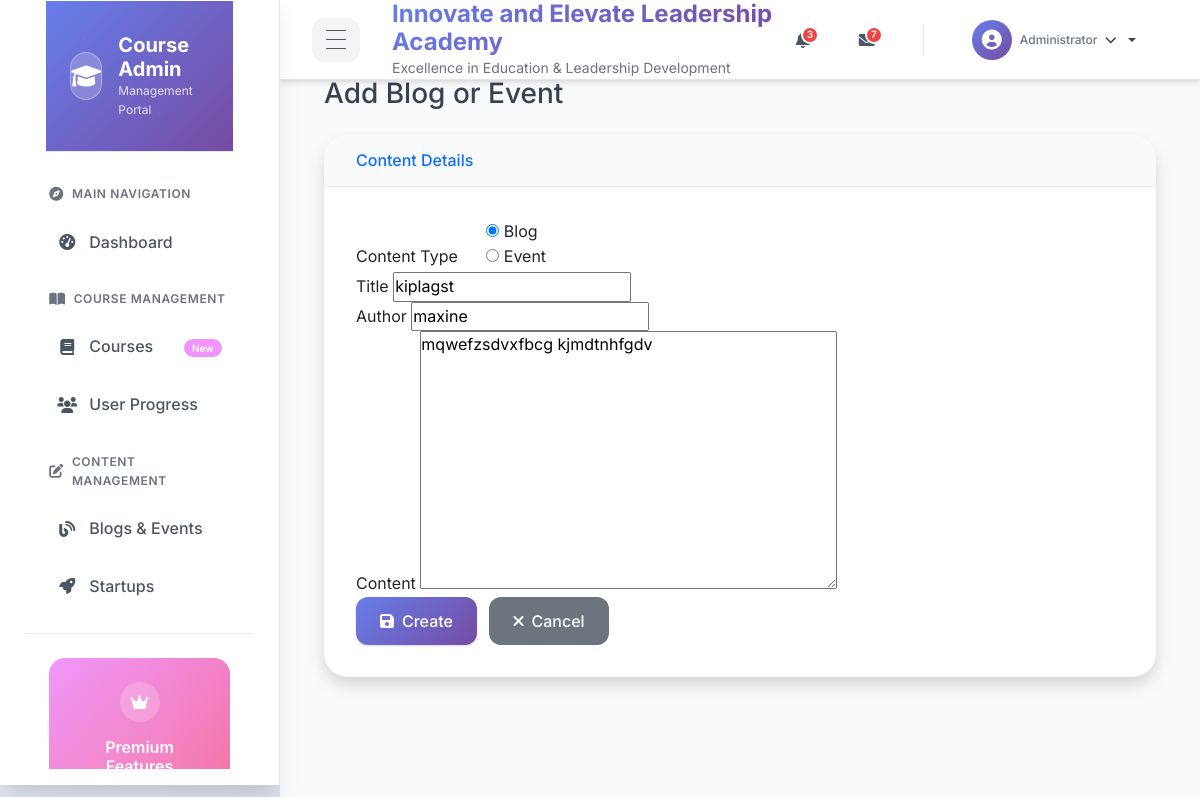
The app's page /custom_admin/blog-event/1/update/ (signed in) with its own data.
### services/models.py (models this page shows, shortened)
class BlogSection(models.Model):
    title = models.CharField(max_length=200)
    content = models.CharField(max_length=300)
    author = models.CharField(max_length=100)
    created_date = models.DateTimeField(auto_now_add=True)
    updated_date = models.DateTimeField(auto_now=True)
    image = models.ImageField(upload_to='blogs/', blank=True, null=True)
    class Meta:
        ordering = ['-created_date']

### custom_admin/views.py (the view)
# urls.py: path('blog-event/<int:pk>/update/', views.update_blog_event_view, name='update_blog_event'),
@login_required
def update_blog_event_view(request, pk):
    if request.method == 'POST':
        form = BlogEventForm(request.POST, request.FILES)
        if form.is_valid():
            if form.cleaned_data['type'] == 'blog':
                blog = BlogSection.objects.get(pk=pk)
                blog.title = form.cleaned_data['title']
                blog.content = form.cleaned_data['content']
                blog.author = form.cleaned_data['author']
                blog.save()
            elif form.cleaned_data['type'] == 'event':
                event = UpcomingEvent.objects.get(pk=pk)
                event.description = form.cleaned_data['description']
                if form.cleaned_data['image']:
                    event.image = form.cleaned_data['image']
                event.save()
            messages.success(request, 'Content updated successfully.')
            return redirect('custom_admin:blog_event_list')
    else:
        try:
            blog = BlogSection.objects.get(pk=pk)
            form = BlogEventForm(initial={
                'type': 'blog',
                'title': blog.title,
                'content': blog.content,
                'author': blog.author
            })
        except BlogSection.DoesNotExist:
            try:
                event = UpcomingEvent.objects.get(pk=pk)
                form = BlogEventForm(initial={
                    'type': 'event',
                    'description': event.description
                })
            except UpcomingEvent.DoesNotExist:
                raise Http404("Blog or Event not found")
    return render(request, 'custom_admin/add_blog_event.html', {'form': form})

### custom_admin/forms.py
class BlogEventForm(forms.Form):
    TYPE_CHOICES = [
        ('blog', 'Blog'),
        ('event', 'Event'),
    ]
    type = forms.ChoiceField(choices=TYPE_CHOICES, widget=forms.RadioSelect)
    title = forms.CharField(max_length=200, required=False)
    content = forms.CharField(widget=forms.Textarea, required=False)
    author = forms.CharField(max_length=100, required=False)
    description = forms.CharField(widget=forms.Textarea, required=False)
    image = forms.ImageField(required=False)

### users/models.py (called while the page is built)
    def get_full_name(self):
        return f"{self.first_name} {self.last_name}"

### custom_admin/templates/custom_admin/add_blog_event.html (shortened to what this page needs)
{% extends "admin/base_admin.html" %}
{% block content %}
<div class="container-fluid">
    <div class="d-sm-flex align-items-center justify-content-between mb-4">
        <h1 class="h3 mb-0 text-gray-800">{% if form.instance.pk %}Update{% else %}Add{% endif %} Blog or Event</h1>
    </div>
    <div class="card shadow mb-4">
        <div class="card-header py-3">
            <h6 class="m-0 font-weight-bold text-primary">Content Details</h6>
        </div>
        <div class="card-body">
            <form method="post" enctype="multipart/form-data">
                <div class="form-group">
                    <label class="font-weight-bold">Content Type</label>
                    <div class="form-check form-check-inline">
                        {% for radio in form.type %}
                            <div class="custom-control custom-radio custom-control-inline">
                                {{ radio.tag }}
                                <label class="custom-control-label" for="{{ radio.id_for_label }}">
                                    {{ radio.choice_label }}
                                </label>
                            </div>
                        {% endfor %}
                    </div>
                </div>
                <div id="blog-fields" class="form-group">
                    <div class="form-group">
                        <label for="{{ form.title.id_for_label }}" class="font-weight-bold">Title</label>
                        {{ form.title }}
                    </div>
                    <div class="form-group">
                        <label for="{{ form.author.id_for_label }}" class="font-weight-bold">Author</label>
                        {{ form.author }}
                    </div>
                    <div class="form-group">
                        <label for="{{ form.content.id_for_label }}" class="font-weight-bold">Content</label>
                        {{ form.content }}
                    </div>
                </div>
                <div class="form-group">
                    <button type="submit" class="btn btn-primary">
                        <i class="fas fa-save"></i> {% if form.instance.pk %}Update{% else %}Create{% endif %}
                    </button>
                    <a href="{% url 'custom_admin:blog_event_list' %}" class="btn btn-secondary">
                        <i class="fas fa-times"></i> Cancel
                    </a>
                </div>
            </form>
        </div>
    </div>
</div>
{% endblock %}

### staticfiles/css/styles.css (style rules this page uses)
:root { --primary-color: #2c3e50; --secondary-color: #c97a04; --accent-color: #e74c3c; --text-color: #333; --light-bg: #f5f6fa; }
* { margin: 0; padding: 0; box-sizing: border-box; }
html { scroll-behavior: smooth; }
body { font-family: 'Segoe UI', Tahoma, Geneva, Verdana, sans-serif; line-height: 1.6; color: var(--text-color); }

### custom_admin/templates/custom_admin/add_blog_event.html (style rules this page uses)
.custom-control { margin-right: 1.5rem; }
.btn { margin-right: 0.5rem; }

### templates/admin/base_admin.html (style rules this page uses)
:root { --sidebar-width: 280px; --sidebar-collapsed-width: 80px; --header-height: 80px; --primary-gradient: linear-gradient(135deg, #667eea 0%, #764ba2 100%); --secondary-gradient: linear-gradient(135deg, #f093fb 0%, #f5576c 100%); --success-gradient: linear-gradient(135deg, #4facfe 0%, #00f2fe 100%); --warning-gradient: linear-gradient(135deg, #43e97b 0%, #38f9d7 100%); --danger-gradient: linear-gradient(135deg, #fa709a 0%, #fee140 100%); --primary-color: #667eea; --primary-dark: #5a67d8; --secondary-color: #764ba2; --accent-color: #f093fb; --success-color: #10b981; --info-color: #3b82f6; --warning-color: #f59e0b; --danger-color: #ef4444; --white: #ffffff; --gray-50: #f9fafb; --gray-100: #f3f4f6; --gray-200: #e5e7eb; --gray-300: #d1d5db; --gray-400: #9ca3af; --gray-500: #6b7280; --gray-600: #4b5563; --gray-700: #374151; --gray-800: #1f2937; --gray-900: #111827; --shadow-sm: 0 1px 2px 0 rgba(0, 0, 0, 0.05); --shadow: 0 1px 3px 0 rgba(0, 0, 0, 0.1), 0 1px 2px 0 rgba(0, 0, 0, 0.06); --shadow-md: 0 4px 6px -1px rgba(0, 0, 0, 0.1), 0 2px 4px -1px rgba(0, 0, 0, 0.06); --shadow-lg: 0 10px 15px -3px rgba(0, 0, 0, 0.1), 0 4px 6px -2px rgba(0, 0, 0, 0.05); --shadow-xl: 0 20px 25px -5px rgba(0, 0, 0, 0.1), 0 10px 10px -5px rgba(0, 0, 0, 0.04); --radius-sm: 0.375rem; --radius: 0.5rem; --radius-md: 0.75rem; --radius-lg: 1rem; --radius-xl: 1.5rem; --transition: all 0.3s cubic-bezier(0.4, 0, 0.2, 1); --transition-fast: all 0.15s cubic-bezier(0.4, 0, 0.2, 1); }
* { box-sizing: border-box; }
body { font-family: 'Inter', -apple-system, BlinkMacSystemFont, 'Segoe UI', Roboto, sans-serif; background: linear-gradient(135deg, #f5f7fa 0%, #c3cfe2 100%); margin: 0; padding: 0; line-height: 1.6; color: var(--gray-700); overflow-x: hidden; }
.card { border: none; border-radius: var(--radius-xl); box-shadow: var(--shadow); margin-bottom: 2rem; background: var(--white); overflow: hidden; transition: var(--transition); }
.card-header { background: var(--gray-50); border-bottom: 1px solid var(--gray-200); padding: 1.5rem 2rem; font-weight: 600; color: var(--gray-800); }
.card-body { padding: 2rem; }
.btn { border-radius: var(--radius-md); font-weight: 500; transition: var(--transition); border: none; padding: 0.75rem 1.5rem; display: inline-flex; align-items: center; gap: 0.5rem; text-decoration: none; }
.btn-primary { background: var(--primary-gradient); color: var(--white); box-shadow: var(--shadow); }

### records on screen
BlogSection: title "kiplagst", author "maxine", content "mqwefzsdvxfbcg kjmdtnhfgdv"

### other values on screen
{{ radio.choice_label }} "Blog" "Event"
